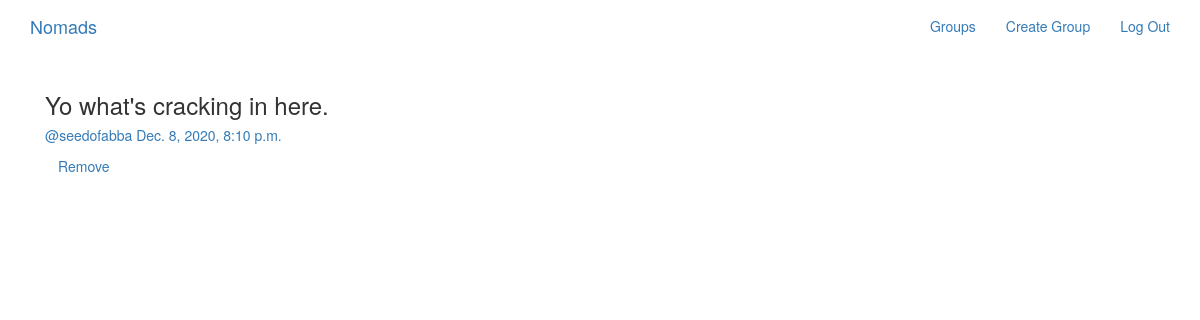
/posts/by/seedofabba/1/ (signed in), run on the app's committed database.
### posts/models.py (models this page shows, shortened)
class Post(models.Model):
    user = models.ForeignKey(User, on_delete=models.CASCADE, related_name='posts')
    created_at = models.DateTimeField(auto_now=True)
    message = models.TextField()
    message_html = models.TextField(editable=False)
    group = models.ForeignKey(Group, on_delete=models.CASCADE, related_name='posts')
    class Meta:
        ordering = ['-created_at']
        unique_together = ['user', 'message']

### posts/views.py (the view)
# urls.py: url(r"by/(?P<username>[-\w]+)/(?P<pk>\d+)/$",views.PostDetail.as_view(),name="single"),
class PostDetail(SelectRelatedMixin,generic.DetailView):
    model = models.Post
    select_related = ('user', 'group')
    def get_queryset(self):
        queryset = super().get_queryset()
        return queryset.filter(user__username__iexact=self.kwargs.get('username'))

### posts/templates/posts/post_detail.html
{% extends "posts/post_base.html"%}
{% block post_content %}
<div class="col-md-8">
    {% include "posts/_post.html" %}
</div>
{% endblock %}

### posts/templates/posts/_post.html (shortened to what this page needs)
<div class="post media">
    <h3>{{post.message_html|safe}}</h3>
    <div class="media-body">
        <h5 class="media-heading">
        <span class="username">
            <a href="{% url 'posts:for_user' username=post.user.username %}">@{{post.user.username}}</a>
        </span>
        <time class="time">
        <a href="{% url 'posts:single' username=post.user.username pk=post.pk%}">{{post.created_at}}</a>
        </h5>
        <div class="media-footer">
            {% if user.is_authenticated and post.user == user %}
            <a href="{% url 'posts:delete' pk=post.pk %}" title="delete" class='btn btn-simple'>Remove</a>
            {% endif %}
        </div>
    </div>
</div>

### data on the page
Post: message_html "Yo what's cracking in here.", user.username "seedofabba", created_at "Dec. 8, 2020, 8:10 p.m."
